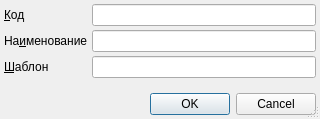
<?xml version="1.0" encoding="UTF-8"?>
<ui version="4.0">
 <class>ThesaurusItemEditorDialog</class>
 <widget class="QDialog" name="ThesaurusItemEditorDialog">
  <property name="geometry">
   <rect>
    <x>0</x>
    <y>0</y>
    <width>320</width>
    <height>119</height>
   </rect>
  </property>
  <property name="windowTitle">
   <string>ChangeMe!</string>
  </property>
  <property name="sizeGripEnabled">
   <bool>true</bool>
  </property>
  <layout class="QGridLayout">
   <property name="margin">
    <number>4</number>
   </property>
   <property name="spacing">
    <number>4</number>
   </property>
   <item row="0" column="1">
    <widget class="QLineEdit" name="edtCode"/>
   </item>
   <item row="2" column="0">
    <widget class="QLabel" name="lblTemplate">
     <property name="sizePolicy">
      <sizepolicy hsizetype="Maximum" vsizetype="Preferred">
       <horstretch>0</horstretch>
       <verstretch>0</verstretch>
      </sizepolicy>
     </property>
     <property name="text">
      <string>&amp;Шаблон</string>
     </property>
     <property name="buddy">
      <cstring>edtTemplate</cstring>
     </property>
    </widget>
   </item>
   <item row="0" column="0">
    <widget class="QLabel" name="lblCode">
     <property name="sizePolicy">
      <sizepolicy hsizetype="Maximum" vsizetype="Preferred">
       <horstretch>0</horstretch>
       <verstretch>0</verstretch>
      </sizepolicy>
     </property>
     <property name="text">
      <string>&amp;Код</string>
     </property>
     <property name="buddy">
      <cstring>edtCode</cstring>
     </property>
    </widget>
   </item>
   <item row="2" column="1">
    <widget class="QLineEdit" name="edtTemplate">
     <property name="minimumSize">
      <size>
       <width>200</width>
       <height>0</height>
      </size>
     </property>
    </widget>
   </item>
   <item row="3" column="0">
    <spacer>
     <property name="orientation">
      <enum>Qt::Vertical</enum>
     </property>
     <property name="sizeHint" stdset="0">
      <size>
       <width>73</width>
       <height>41</height>
      </size>
     </property>
    </spacer>
   </item>
   <item row="1" column="0">
    <widget class="QLabel" name="lblName">
     <property name="sizePolicy">
      <sizepolicy hsizetype="Maximum" vsizetype="Preferred">
       <horstretch>0</horstretch>
       <verstretch>0</verstretch>
      </sizepolicy>
     </property>
     <property name="text">
      <string>На&amp;именование</string>
     </property>
     <property name="buddy">
      <cstring>edtName</cstring>
     </property>
    </widget>
   </item>
   <item row="1" column="1">
    <widget class="QLineEdit" name="edtName">
     <property name="minimumSize">
      <size>
       <width>200</width>
       <height>0</height>
      </size>
     </property>
    </widget>
   </item>
   <item row="4" column="0" colspan="2">
    <widget class="QDialogButtonBox" name="buttonBox">
     <property name="standardButtons">
      <set>QDialogButtonBox::Cancel|QDialogButtonBox::Ok</set>
     </property>
    </widget>
   </item>
  </layout>
 </widget>
 <tabstops>
  <tabstop>edtCode</tabstop>
  <tabstop>edtName</tabstop>
  <tabstop>edtTemplate</tabstop>
 </tabstops>
 <resources/>
 <connections>
  <connection>
   <sender>buttonBox</sender>
   <signal>accepted()</signal>
   <receiver>ThesaurusItemEditorDialog</receiver>
   <slot>accept()</slot>
   <hints>
    <hint type="sourcelabel">
     <x>209</x>
     <y>98</y>
    </hint>
    <hint type="destinationlabel">
     <x>209</x>
     <y>57</y>
    </hint>
   </hints>
  </connection>
  <connection>
   <sender>buttonBox</sender>
   <signal>rejected()</signal>
   <receiver>ThesaurusItemEditorDialog</receiver>
   <slot>reject()</slot>
   <hints>
    <hint type="sourcelabel">
     <x>209</x>
     <y>98</y>
    </hint>
    <hint type="destinationlabel">
     <x>209</x>
     <y>57</y>
    </hint>
   </hints>
  </connection>
 </connections>
</ui>
